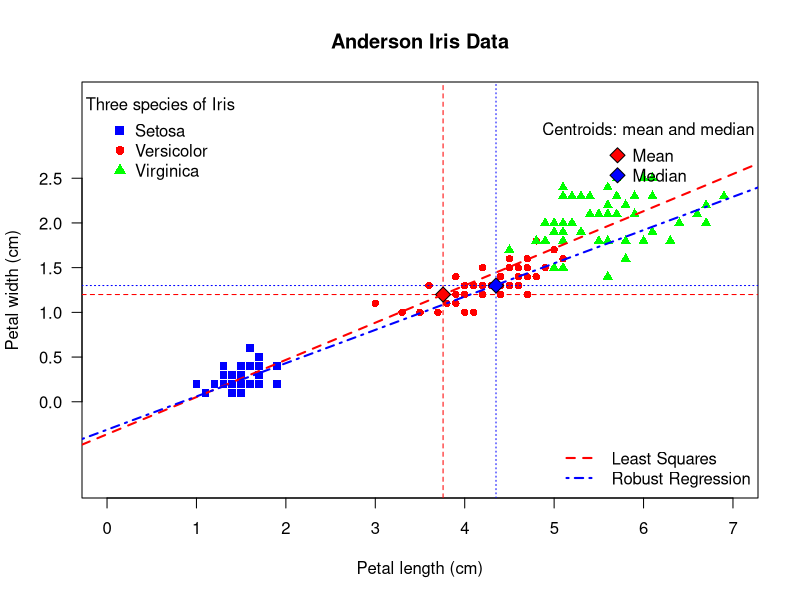

This chart was generated by the following R code:
# Step 3 - Adding Regression Lines and Legend

library(MASS)  # for robust regression (lqs)

data(iris)

# Define colors and shapes by species
colors <- c("blue", "red", "green")[as.numeric(iris$Species)]
shapes <- c(15, 16, 17)[as.numeric(iris$Species)]

# Plot setup: fixed axes, equal scale, horizontal layout
plot(iris$Petal.Length, iris$Petal.Width,
     col=colors,
     pch=shapes,
     xlim=c(0, 7),
     ylim=c(0, 2.5),
     asp=1,
     xlab="Petal length (cm)",
     ylab="Petal width (cm)",
     main="Anderson Iris Data",
     xaxt="n", yaxt="n")

# Custom axis ticks
axis(1, at=seq(0, 7, by=1))
axis(2, at=seq(0, 2.5, by=0.5), las=1)

# Mean and median lines
abline(h=mean(iris$Petal.Width), col="red", lty=2)
abline(v=mean(iris$Petal.Length), col="red", lty=2)
abline(h=median(iris$Petal.Width), col="blue", lty=3)
abline(v=median(iris$Petal.Length), col="blue", lty=3)

# Centroids (as diamond shapes with black border)
points(mean(iris$Petal.Length), mean(iris$Petal.Width),
       pch=23, bg="red", col="black", cex=1.6)
points(median(iris$Petal.Length), median(iris$Petal.Width),
       pch=23, bg="blue", col="black", cex=1.6)

# Least-squares regression line
lm_model <- lm(Petal.Width ~ Petal.Length, data=iris)
abline(lm_model, col="red", lwd=2, lty=2)

# Robust regression line
lqs_model <- lqs(Petal.Width ~ Petal.Length, data=iris)
abline(lqs_model, col="blue", lwd=2, lty=4)

# First legend: Species with title
legend("topleft",
       inset=c(0, 0.02),
       title="Three species of Iris",
       legend=c("Setosa", "Versicolor", "Virginica"),
       col=c("blue", "red", "green"),
       pch=c(15, 16, 17),
       pt.cex=1.2,
       bty="n")

# Second legend: Centroid diamonds with title
legend("topright",
       inset=c(0, 0.08),
       legend=c("Mean", "Median"),
       title="Centroids: mean and median",
       pt.bg=c("red", "blue"),
       col="black",
       pch=23,
       pt.cex=1.6,
       bty="n")

# Regression line legend (placed slightly lower to avoid overlapping)
legend("bottomright",
       legend=c("Least Squares", "Robust Regression"),
       col=c("red", "blue"),
       lty=c(2, 4),
       lwd=2,
       bty="n")
